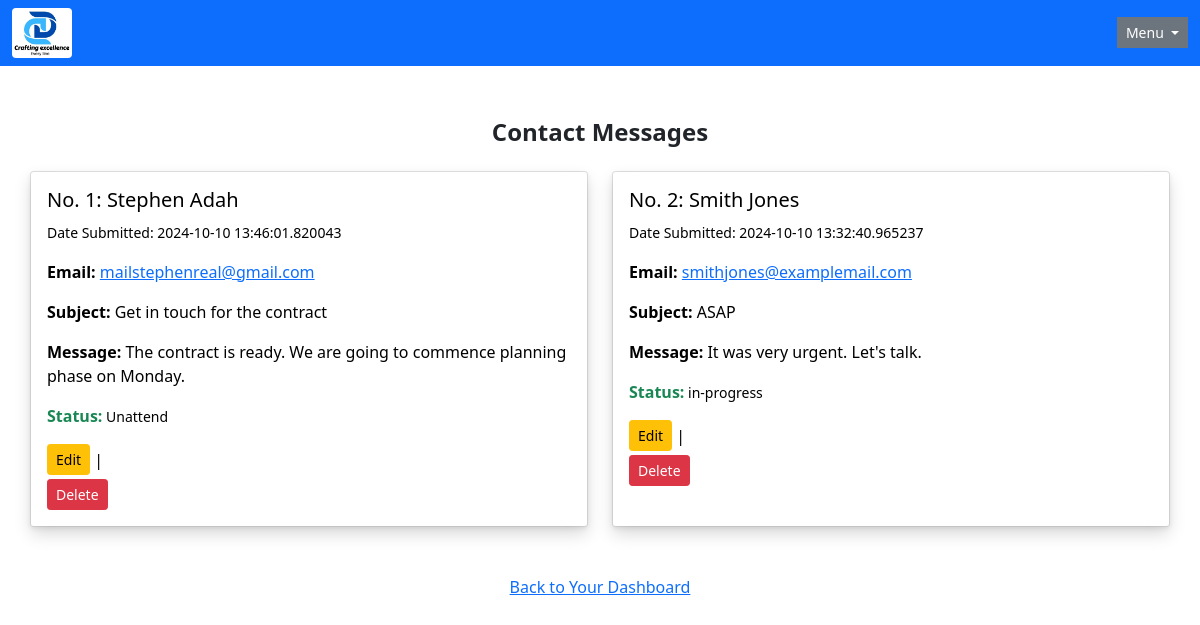
Before: /contacts/view (signed in) with the older database file.
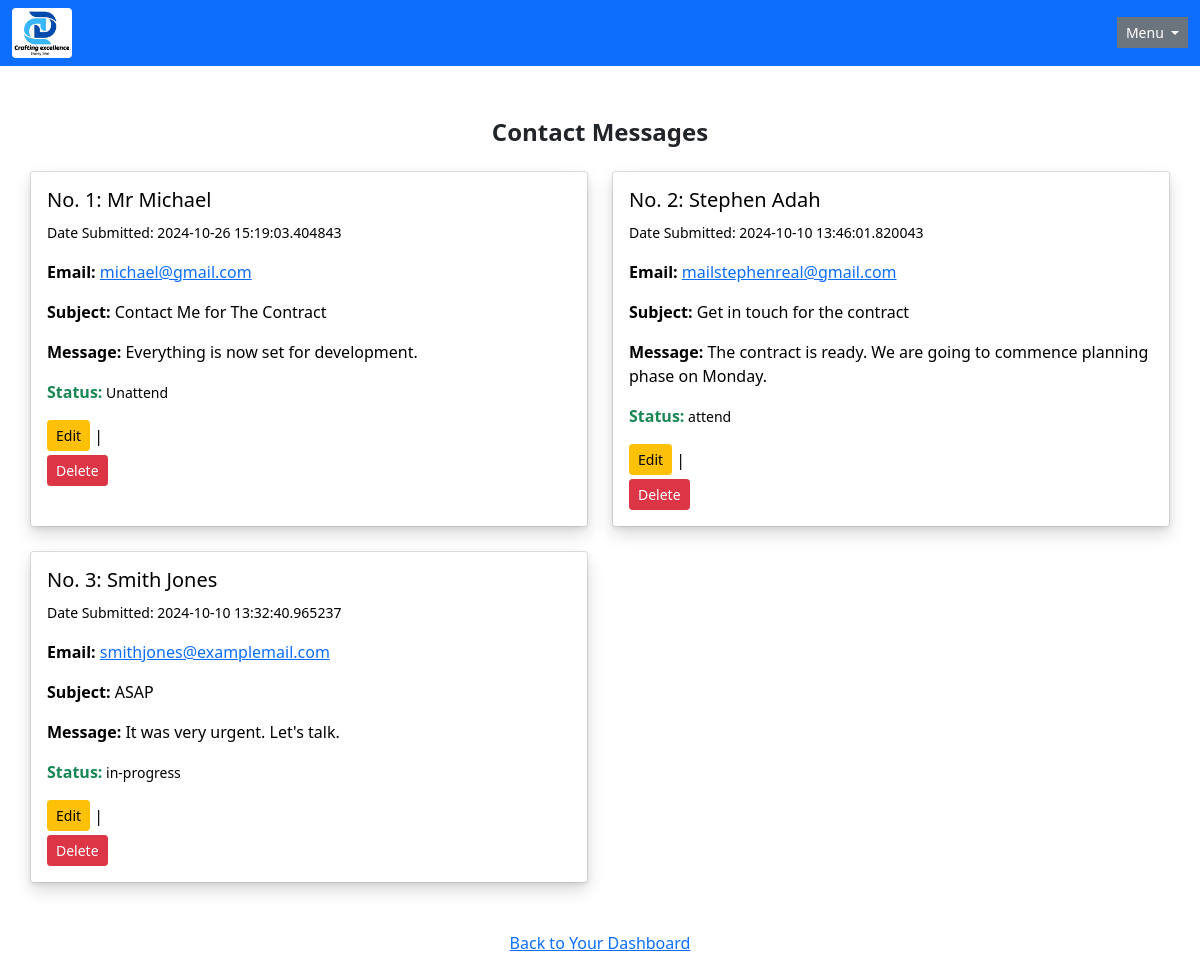
After: the same page with the newer database file.
### app/models/contact.py (models this page shows, shortened)
class ContactMessage(db.Model):
    __tablename__ = 'contactMessage'
    message_id: Mapped[str] = mapped_column(
            String(length=36), primary_key=True, default=lambda: str(uuid4())
    )
    date_submitted: Mapped[datetime] = mapped_column(
        DateTime, default=datetime.utcnow
    )
    name: Mapped[str] = mapped_column(
        String(length=100), unique=False
    )
    email: Mapped[str] = mapped_column(
        String(length=120), unique=False
    )
    subject: Mapped[str] = mapped_column(
        String(length=120), unique=False
    )
    message: Mapped[str] = mapped_column(Text)
    status: Mapped[str] = mapped_column(
        String(length=30), unique=False, default="Unattend"
    )

### app/routes/contacts.py (the view)
@contacts_bp.route(
    "/contacts/view", methods=['GET'], strict_slashes=False
)
@jwt_required()
def view_contact_messages():
    admin_id = get_jwt_identity()
    admin = Admin.query.filter_by(id=admin_id).first()
    if not admin:
        flash('You are not an admin', 'warning')
        return redirect(url_for('main.home.home_page'))
    contact_messages = ContactMessage.query.all()
    return render_template(
        'view_contact_messages.html', contact_messages=contact_messages
    )

### app/routes/afterRequest.py (called while the page is built)
def refresh_expiring_jwts(response):
    try:
        exp_timestamp = get_jwt()["exp"]
        now = datetime.now(timezone.utc)
        target_timestamp = datetime.timestamp(now + timedelta(minutes=30))
        if target_timestamp > exp_timestamp:
            access_token = create_access_token(identity=get_jwt_identity())
            set_access_cookies(response, access_token)
        return response
    except (RuntimeError, KeyError):
        return response

### app/templates/view_contact_messages.html (shortened to what this page needs)
{% extends "admin-base.html" %}
{% block content %}
<div class="container my-5">
      <h1 class="h4 fw-bold text-dark text-center mb-4">Contact Messages</h1>
   <div class="row row-cols-1 row-cols-md-2 g-4">
   {% if contact_messages %}
    {% for contact_message in contact_messages[::-1] %}
     <div class="col">
       <div class="card h-100 shadow-sm">
         <div class="card-body shadow">
                <h5 class="card-title">No. {{ loop.index }}: {{ contact_message.name }}</h5>
                <p class="card-text"><small>Date Submitted: {{ contact_message.date_submitted }}</small></p>
                <p class="card-text"><strong>Email:</strong> <a href="mailto: {{ contact_message.email }}" target"_blank">{{ contact_message.email }}</a></p>
                <p class="card-text"><strong>Subject:</strong> {{ contact_message.subject }}</p>
                <p class="card-text"><strong>Message:</strong> {{ contact_message.message }}</p>
                <p class="card-text"><span class="text-success fw-bold">Status:</span><small> {{ contact_message.status }}</small></p>
                <a href="{{ url_for('main.contacts.update_contact_message', message_id=contact_message.message_id) }}", class="btn btn-sm btn-warning mb-1">Edit</a>
                   |
                <form action="{{ url_for('main.contacts.delete_contact_message', message_id=contact_message.message_id) }}" method='POST'>
                <button type='submit' class="btn btn-sm btn-danger" onclick="return confirm('Are you sure you want to delete this contact message?');">
                  Delete
                </button>
                </form>
         </div>
       </div>
     </div>
    {% endfor %}
   {% else %}
     <div class="container">
        <p class="text-center">No contact messages at the Moment</p>
     </div>
   {% endif %}
   </div>
</div>
{% endblock %}

Changed rows visible on the page:
added ContactMessage: name "Mr Michael", date_submitted "2024-10-26 15:19:03.404843", email "michael@gmail.com", subject "Contact Me for The Contract", message "Everything is now set for development.", status "Unattend"
changed ContactMessage "Stephen Adah": status "Unattend" → "attend"
